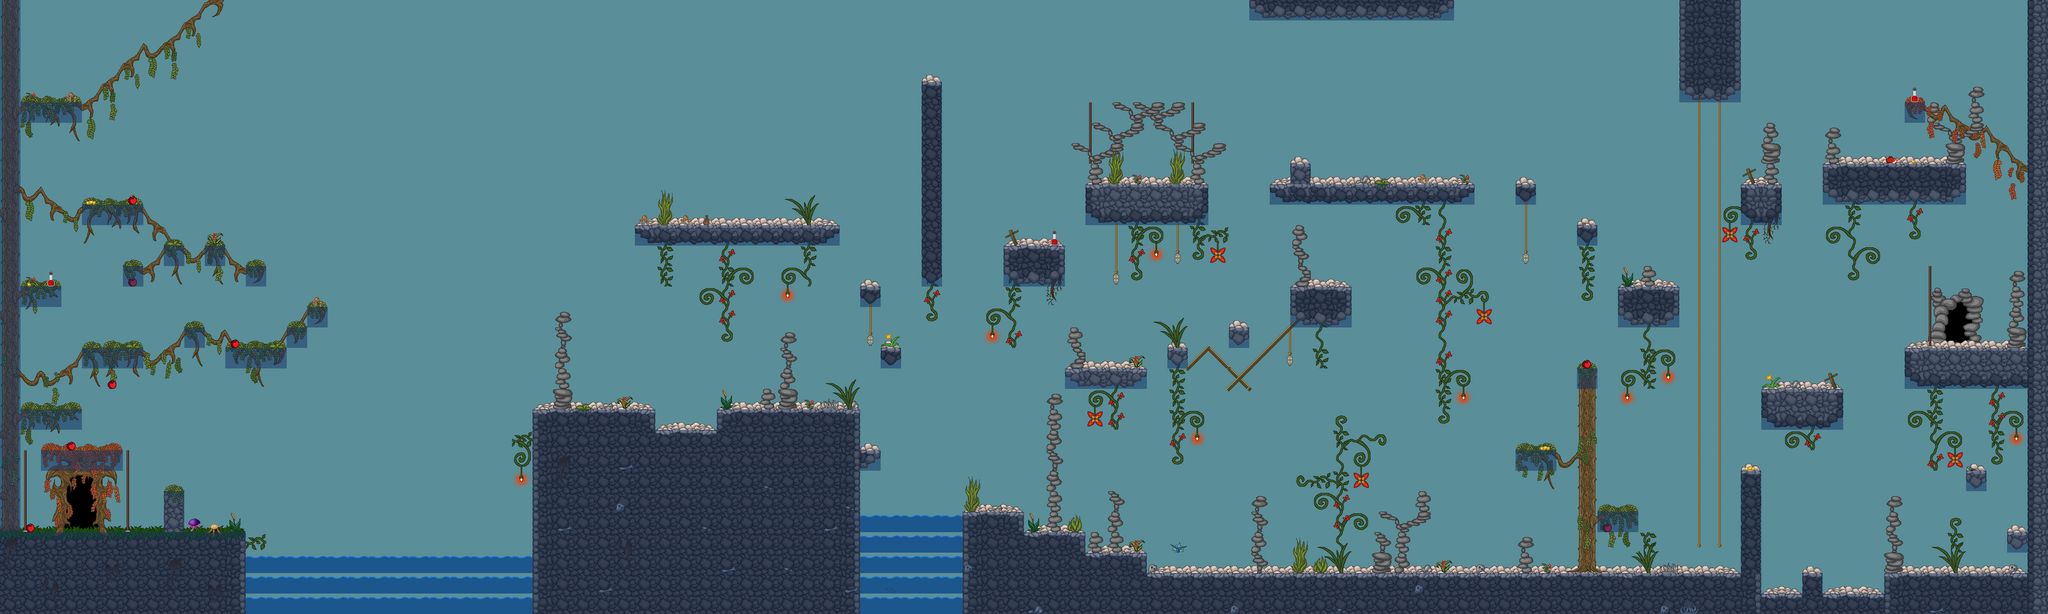

Tiled map render using the project's own tile images. Description and the map definition, with tile-layer contents summarised, below:
An orthogonal 100x30 tile map with 50x50 px tiles, 9 tile layers (BG 1, BG 2, BG 3, BG 4, ...), 4 tilesets and 83 objects.

<map version="1.0" tiledversion="1.0.2" orientation="orthogonal" renderorder="right-down" width="100" height="30" tilewidth="50" tileheight="50" backgroundcolor="#5a8e98" nextobjectid="221">
 <properties>
  <property name="backgroundlayers" value="-1.0,res/level/stonegarden/layer_inf.png,6.0,res/level/stonegarden/layer_6.png,3.0,res/level/stonegarden/layer_3.png" />
  <property name="dimming" value="0.3" />
  <property name="musicpath" value="res/music/stonegarden.ogg" />
  <property name="tilesetpath" value="res/level/stonegarden/tileset_level_stonegarden.png" />
 </properties>
 <tileset firstgid="1" name="tileset_level_stonegarden" tilewidth="50" tileheight="50" spacing="2" margin="1" tilecount="722" columns="19">
  <image source="tileset_level_stonegarden.png" width="1000" height="2000" />
  <tile id="96">
   <properties>
    <property name="light" value="48,35,150,200,1.0" />
   </properties>
  </tile>
  <tile id="216">
   <properties>
    <property name="light" value="25,30,150,200,1.0" />
   </properties>
  </tile>
  <tile id="344">
   <properties>
    <property name="light" value="25,20,60,70,0.5" />
   </properties>
  </tile>
 </tileset>
 <tileset firstgid="723" name="tileset_level_dynamic_tiles" tilewidth="50" tileheight="50" spacing="2" margin="1" tilecount="560" columns="40">
  <image source="../../convenience/tilesets/tileset_level_dynamic_tiles.png" width="2080" height="728" />
 </tileset>
 <tileset firstgid="1283" name="tileset_enemies" tilewidth="50" tileheight="50" spacing="2" margin="1" tilecount="50" columns="5">
  <image source="../../convenience/tilesets/tileset_enemies.png" width="260" height="520" />
 </tileset>
 <tileset firstgid="1333" name="spritesheet_levelitems" tilewidth="50" tileheight="50" tilecount="576" columns="24">
  <image source="../../convenience/tilesets/spritesheet_levelitems.png" width="1200" height="1200" />
  <tile id="0">
   <properties>
    <property name="id" value="fo_caveberry" />
   </properties>
  </tile>
  <tile id="1">
   <properties>
    <property name="id" value="mi_goldengoblet" />
   </properties>
  </tile>
  <tile id="2">
   <properties>
    <property name="id" value="go_onecoin" />
   </properties>
  </tile>
  <tile id="3">
   <properties>
    <property name="id" value="qe_letter" />
   </properties>
  </tile>
  <tile id="4">
   <properties>
    <property name="id" value="eq_rubyring" />
   </properties>
  </tile>
  <tile id="5">
   <properties>
    <property name="id" value="fo_physalis" />
   </properties>
  </tile>
  <tile id="25">
   <properties>
    <property name="id" value="fo_healingherb" />
   </properties>
  </tile>
  <tile id="26">
   <properties>
    <property name="id" value="fo_glowingshroom" />
   </properties>
  </tile>
  <tile id="27">
   <properties>
    <property name="id" value="go_threecoins" />
   </properties>
  </tile>
  <tile id="28">
   <properties>
    <property name="id" value="fo_water" />
   </properties>
  </tile>
  <tile id="33">
   <properties>
    <property name="id" value="fo_windrose" />
   </properties>
  </tile>
  <tile id="48">
   <properties>
    <property name="id" value="fo_cheese" />
   </properties>
  </tile>
  <tile id="49">
   <properties>
    <property name="id" value="fo_bread" />
   </properties>
  </tile>
  <tile id="50">
   <properties>
    <property name="id" value="fo_lesserhealingpotion" />
   </properties>
  </tile>
  <tile id="51">
   <properties>
    <property name="id" value="fo_rawmeat" />
   </properties>
  </tile>
  <tile id="52">
   <properties>
    <property name="id" value="we_oathbreaker" />
   </properties>
  </tile>
  <tile id="54">
   <properties>
    <property name="id" value="eq_ironring" />
   </properties>
  </tile>
  <tile id="56">
   <properties>
    <property name="id" value="co_smallpouch" />
   </properties>
  </tile>
  <tile id="72">
   <properties>
    <property name="id" value="fo_apple" />
   </properties>
  </tile>
  <tile id="74">
   <properties>
    <property name="id" value="qe_silkweed" />
   </properties>
  </tile>
  <tile id="75">
   <properties>
    <property name="id" value="fo_roastedmeat" />
   </properties>
  </tile>
  <tile id="77">
   <properties>
    <property name="id" value="we_hawthorn" />
   </properties>
  </tile>
  <tile id="78">
   <properties>
    <property name="id" value="qe_brokenstaff1" />
   </properties>
  </tile>
 </tileset>
 <layer name="BG 1" width="100" height="30">
  <data>[3000 cells, 913 non-empty, 106 distinct tile ids]</data>
 </layer>
 <layer name="BG 2" width="100" height="30">
  <data>[3000 cells, 519 non-empty, 118 distinct tile ids]</data>
 </layer>
 <layer name="BG 3" width="100" height="30">
  <data>[3000 cells, 164 non-empty, 77 distinct tile ids]</data>
 </layer>
 <layer name="BG 4" width="100" height="30">
  <data>[3000 cells, 85 non-empty, 35 distinct tile ids]</data>
 </layer>
 <layer name="fluid" width="100" height="30">
  <data>[3000 cells, 67 non-empty, 1 distinct tile ids]</data>
 </layer>
 <layer name="item" width="100" height="30">
  <data>[3000 cells, 26 non-empty, 11 distinct tile ids]</data>
 </layer>
 <layer name="LFG 1" width="100" height="30">
  <data>[3000 cells, 29 non-empty, 17 distinct tile ids]</data>
 </layer>
 <layer name="LFG 2" width="100" height="30" opacity="0.94">
  <data>[3000 cells, 4 non-empty, 4 distinct tile ids]</data>
 </layer>
 <layer name="collidable" width="100" height="30">
  <data>[3000 cells, 556 non-empty, 1 distinct tile ids]</data>
 </layer>
 <objectgroup name="dynamic">
  <object id="115" gid="735" x="2780" y="435" width="50" height="50">
   <properties>
    <property name="level" value="1" />
    <property name="type" value="count" />
   </properties>
  </object>
  <object id="134" gid="727" x="1793" y="547" width="50" height="50">
   <properties>
    <property name="fo_cheese" value="1" />
    <property name="fo_water" value="1" />
    <property name="gold" value="10" />
   </properties>
  </object>
  <object id="135" gid="767" x="248" y="495" width="50" height="50" />
  <object id="119" gid="821" x="2550" y="1250" width="50" height="50">
   <properties>
    <property name="text" value="NeedIce" />
   </properties>
  </object>
  <object id="96" gid="856" x="4125" y="1350" width="50" height="50">
   <properties>
    <property name="direction" value="0" />
    <property name="distance" value="1000" />
    <property name="size" value="2" />
    <property name="speed" value="120" />
   </properties>
  </object>
  <object id="169" gid="806" x="50" y="1100" width="50" height="50" />
  <object id="170" gid="806" x="300" y="1100" width="50" height="50" />
  <object id="171" gid="806" x="2650" y="250" width="50" height="50" />
  <object id="172" gid="806" x="2900" y="250" width="50" height="50" />
  <object id="173" gid="806" x="4700" y="650" width="50" height="50" />
  <object id="174" gid="724" x="4700" y="1300" width="50" height="50" />
  <object id="175" gid="724" x="4700" y="1350" width="50" height="50" />
  <object id="176" gid="724" x="4700" y="1400" width="50" height="50" />
  <object id="177" gid="723" x="150" y="900" width="50" height="50" />
  <object id="178" gid="723" x="150" y="950" width="50" height="50" />
  </objectgroup>
 <objectgroup name="lever 1">
  <!-- 32 objects omitted --></objectgroup>
 <objectgroup name="lever 2">
  <!-- 30 objects omitted --></objectgroup>
 <objectgroup name="lever 4">
  <!-- 28 objects omitted --></objectgroup>
 <objectgroup name="lever 5">
  <!-- 25 objects omitted --></objectgroup>
 <objectgroup name="lever 6">
  <!-- 19 objects omitted --></objectgroup>
 <objectgroup name="enemy">
  <!-- 8 objects omitted --></objectgroup>
 <objectgroup name="enemy cairn">
  <properties>
   <property name="condition" value="npc_robert2,cairn_active" />
  </properties>
  <!-- 3 objects omitted --></objectgroup>
 <objectgroup name="trigger">
  <!-- 2 objects omitted --></objectgroup>
</map>
<!-- 68 of 83 objects omitted -->